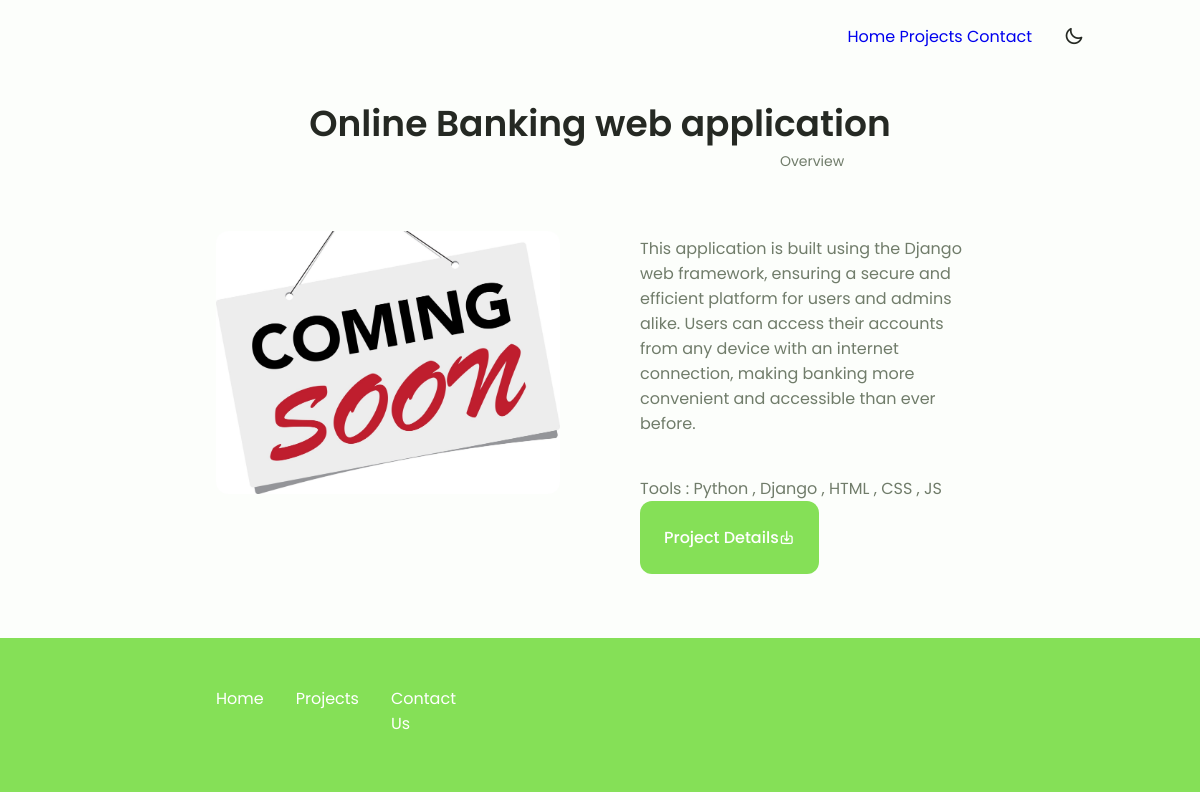
/projects/, run on the app's committed database.
### project/models.py (models this page shows, shortened)
class Project(models.Model):
    description = models.TextField(max_length=1000)
    overview = models.TextField(max_length=500)
    title = models.CharField(max_length=100)
    tools = models.CharField(max_length=200)
    Link = models.CharField(max_length=200)
    dashbord_image = models.ImageField(upload_to='images/%y/%m/%d/', max_length=255, null=False, blank=False)
    created = models.DateTimeField(auto_now_add=True)
    updated = models.DateTimeField(auto_now=True)
    class Meta:
        ordering = ['-created']
        ordering = ['-updated']

### project/views.py (the view)
# urls.py: path('',  all_projects, name="projects-view"),
def all_projects(request):
    projects = Project.objects.all()
    paginator = Paginator(projects, 9)
    page = request.GET.get('page')
    projects = paginator.get_page(page)
    return render(request, "project/allprojects.html", {"projects": projects})

### templates/project/allprojects.html (shortened to what this page needs)
{% load static i18n %}
<html lang="en">
<head>
        <link rel="stylesheet" type="text/css" href="{% static '/css/style.css'%}" >
        <link rel="stylesheet" href="https://unicons.iconscout.com/release/v4.0.0/css/line.css">
</head>
    <header class="header" id="header">
        <nav class="nav container">
            <div class="nav__menu" id="nav-menu">
                <ul class="nav__list grid">
                    <li class="nav__item">
                        <a href="/" class="nav__link">
                            Home
                        </a>
                        <a href="{% url 'projects-view' %}"  class="nav__link">
                            Projects
                        </a>
                        <a href="{% url 'contact:contactus' %}" class="nav__link">
                            Contact
                        </a>
                    </li>
                </ul>
            </div>
            <div class="nav__btns">
                <i class="uil uil-moon change-theme" id="theme-button"></i>
            </div>
        </nav>
    </header>
<body>
    <main>
        <section class="about section" id="about">
            {% for project in projects %}
            <h2 class="section__title">
                {{ project.title }}
            </h2>
            <div class="about__container container grid">
                <img src="{% static '/img/soon.jpg' %}" alt="" class="about__img" />
                <div class="about_data">
            <span class="section__subtitle">Overview</span>
                    <p class="about__description">
                        {{ project.overview }}
                    </p>
                    <div class="about__info">
                        <div>
                            <span class="about__info-tools">Tools : {{ project.tools }}</span>
                        </div>
                    </div>
                    <div class="about__buttons">
                        <a href="{% url 'project-detail' pk=project.pk  %}" class="button button--flex">
                            Project Details <i class="uil uil-download-alt button_icon"></i>
                        </a>
                    </div>
                </div>
            </div>
        {% endfor %}
        </section>
    </main>
    <footer class="footer">
        <div class="footer__bg">
            <div class="footer__container container grid">
                <ul class="footer__links">
                    <li>
                        <a href="/" class="footer__link">Home</a>
                    </li>
                    <li>
                        <a href="{% url 'projects-view' %}" class="footer__link">Projects</a>
                    </li>
                    <li>
                        <a href="{% url 'contact:contactus' %}" class="footer__link">
                            Contact Us
                        </a>
                    </li>
                </ul>
            </div>
        </div>
    </footer>
</body>
</html>

### data on the page
Project: title "Online Banking web application", overview "This application is built using the Django web framework, ensuring a secure and efficient platform for users and admins alike. Users can access their accounts from any device with an internet connection, making banking more convenient and accessible than ever before.", tools "Python , Django , HTML , CSS , JS"
